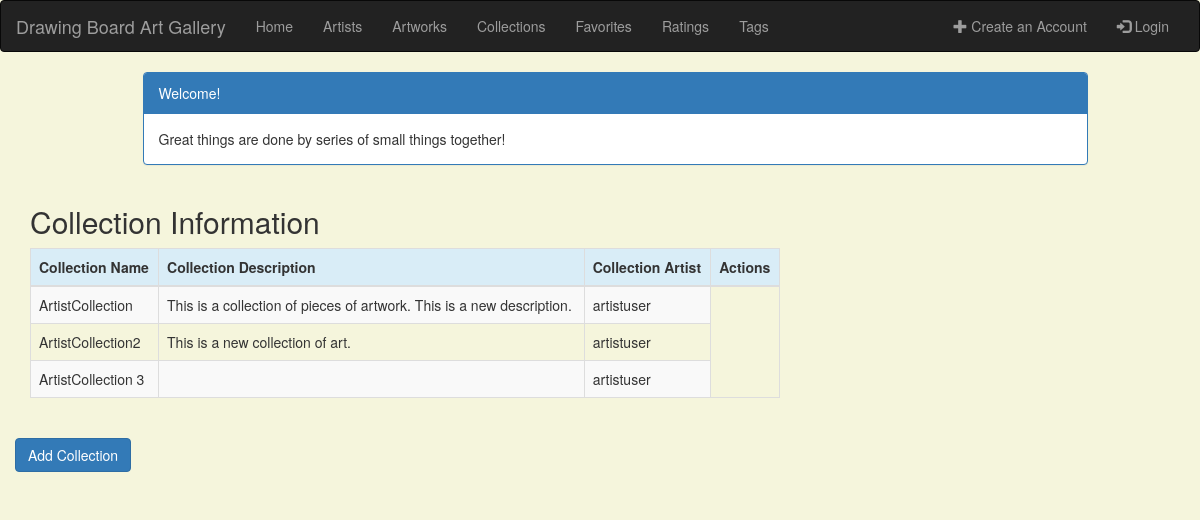
The app's page /collection_list, older data.
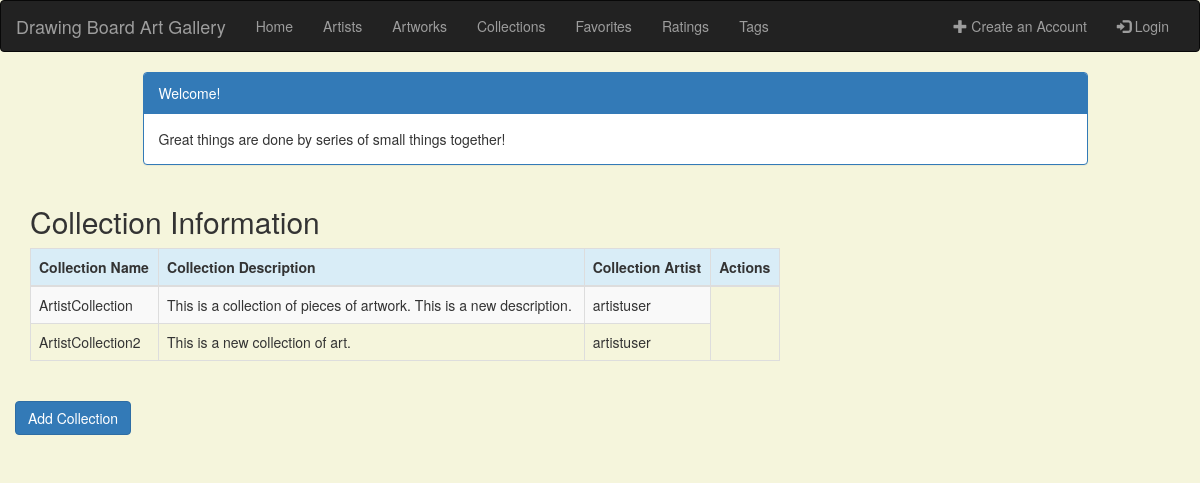
The same page, newer data.
### gallery/models.py (models this page shows)
class Collection(models.Model):
    collection_name = models.CharField(max_length=200)
    collection_description = models.TextField(max_length=280, null=True, blank=True)
    collection_artist = models.ForeignKey('Artist', on_delete=models.CASCADE)
    artwork = models.ManyToManyField(Artwork, blank=True)
    def __str__(self):
        return f'{self.collection_name}'

class Artist(models.Model):
    user = models.OneToOneField(User, on_delete=models.CASCADE)
    artist_role = models.BooleanField(default=False)
    description = models.TextField(max_length=280, null=True, blank=True)  # this is the default for all descriptions
    profile_picture = models.ImageField(upload_to='images/', null=True, blank=True)
    def __str__(self):
        return f'{self.user}'

### gallery/views.py (the view)
# urls.py: path('collection_list', views.collection_list, name='collection_list'),
def collection_list(request):
    collection = Collection.objects.all()
    print(collection)
    return render(request, 'gallery/collection_list.html',
                  {'collections': collection})

### gallery/templates/gallery/collection_list.html (shortened to what this page needs)
<!DOCTYPE html>
<html lang="en">
{% extends 'gallery/base.html' %}
{% block content %}
    <html>
    <head>
        <link rel="stylesheet" href="https://maxcdn.bootstrapcdn.com/bootstrap/3.3.4/css/bootstrap.min.css">
    </head>
    <body>
    <div class="container">
        <div class="row">
            <div class="col-md-10 col-md-offset-1">
                <div class="panel panel-primary">
                    <div class="panel-heading">Welcome!</div>
                    <div class="panel-body">
                        Great things are done by series of small things together!
                    </div>
                </div>
            </div>
        </div>
    </div>
    <div class="row">
        <h2 style="padding-left: 15Px">Collection Information</h2>
    </div>
    <div>
        <table class="table table-striped table-bordered table-hover">
            <thead>
            <tr class="bg-info">
                <th>Collection Name</th>
                <th>Collection Description</th>
                <th>Collection Artist</th>
                <th colspan="3">Actions</th>
            </tr>
            </thead>
            <tbody>
            {% for collection in collections %}
                <tr>
                    <td>{{ collection.collection_name }}</td>
                    <td>{{ collection.collection_description }}</td>
                    <td>{{ collection.collection_artist }}</td>
                </tr>
            {% endfor %}
            </tbody>
        </table>
    </div>
     <div class="row">
        <a href="{% url 'gallery:collection_new' %}" class="row"><span
                    class="btn btn-primary">Add Collection</span></a>
     </div>
    </body>
    </html>
{% endblock %}

### gallery/templates/gallery/base.html (shortened to what this page needs)
<!DOCTYPE html>
{% load static %}
<html lang="en">
<head>
    <link rel="stylesheet" href="https://maxcdn.bootstrapcdn.com/bootstrap/3.3.7/css/bootstrap.min.css">
</head>
<body id="app-layout">
<nav class="navbar navbar-inverse">
    <div class="container-fluid">
        <div class="navbar-header">
            <a class="navbar-brand" href="/">
                Drawing Board Art Gallery
            </a>
        </div>
        <div class="collapse navbar-collapse" id="myNavbar">
            <ul class="nav navbar-nav">
                <li><a href="{% url 'gallery:home' %}">Home</a></li>
                <li><a href="{% url 'gallery:artist_list' %}">Artists</a></li>
                <li><a href="{% url 'gallery:artwork_list' %}">Artworks</a></li>
                <li><a href="{% url 'gallery:collection_list' %}">Collections</a></li>
                <li><a href="{% url 'gallery:favorite_list' %}">Favorites</a></li>
                <li><a href="{% url 'gallery:rating_list' %}">Ratings</a></li>
                <li><a href="{% url 'gallery:tag_list' %}">Tags</a></li>
            </ul>
            <ul class="nav navbar-nav navbar-right">
                {% if user.is_authenticated %}
                    <li class="dropdown">
                        <a href="#" class="dropdown-toggle" data-toggle="dropdown" role="button" aria-expanded="false">
                            <span class="caret"></span>
                        </a>
                        <ul class="dropdown-menu" role="menu">
                            <li><a href="{% url 'gallery:account_details' %}"><i class ="fa fa-pencil fa-fw"></i> Account Details</a></li>
                            <li><a href="{% url 'password_change' %}"><i class="fa fa-btn fa-sign-out"></i>Change Password</a></li>
                            <li><a href="{% url 'logout' %}"><i class="fa fa-btn fa-sign-out"></i> Logout</a></li>
                        </ul>
                    </li>
                {% else %}
                    <li><a href="{% url 'gallery:create_account' %}"><span class="glyphicon glyphicon-plus"></span> Create an Account</a></li>
                    <li><a href="{% url 'login' %}"><span class="glyphicon glyphicon-log-in"></span> Login</a></li>
                {% endif %}
            </ul>
        </div>
    </div>
</nav>
<div class="content container">
    <div class="row">
        <div class="col-md-8">
            {% block content %}{% endblock %}
        </div>
    </div>
</body>
</html>

### gallery/templates/gallery/base.html (style rules this page uses)
.navbar { margin-bottom: 0; border-radius: 0; }

### gallery/templates/gallery/collection_list.html (style rules this page uses)
body { background-color: beige; }

Row changes from the older to the newer data that the page shows:
removed Collection: collection_name "ArtistCollection 3", collection_artist "artistuser"
